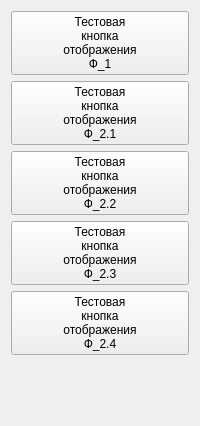
     <widget class="QWidget" name="wgtTest" native="true">
      <layout class="QGridLayout" name="gridLayout_14">
       <item row="6" column="0">
        <spacer name="verticalSpacer_3">
         <property name="orientation">
          <enum>Qt::Vertical</enum>
         </property>
         <property name="sizeHint" stdset="0">
          <size>
           <width>20</width>
           <height>40</height>
          </size>
         </property>
        </spacer>
       </item>
       <item row="1" column="0">
        <widget class="QPushButton" name="pushButton_24">
         <property name="sizePolicy">
          <sizepolicy hsizetype="Preferred" vsizetype="Fixed">
           <horstretch>0</horstretch>
           <verstretch>0</verstretch>
          </sizepolicy>
         </property>
         <property name="text">
          <string>Тестовая
кнопка
отображения
Ф_2.1</string>
         </property>
        </widget>
       </item>
       <item row="5" column="0">
        <spacer name="horizontalSpacer_6">
         <property name="orientation">
          <enum>Qt::Horizontal</enum>
         </property>
         <property name="sizeHint" stdset="0">
          <size>
           <width>40</width>
           <height>20</height>
          </size>
         </property>
        </spacer>
       </item>
       <item row="2" column="0">
        <widget class="QPushButton" name="pushButton_25">
         <property name="sizePolicy">
          <sizepolicy hsizetype="Preferred" vsizetype="Fixed">
           <horstretch>0</horstretch>
           <verstretch>0</verstretch>
          </sizepolicy>
         </property>
         <property name="text">
          <string>Тестовая
кнопка
отображения
Ф_2.2</string>
         </property>
        </widget>
       </item>
       <item row="4" column="0">
        <widget class="QPushButton" name="pushButton_27">
         <property name="sizePolicy">
          <sizepolicy hsizetype="Expanding" vsizetype="Fixed">
           <horstretch>0</horstretch>
           <verstretch>0</verstretch>
          </sizepolicy>
         </property>
         <property name="text">
          <string>Тестовая
кнопка
отображения
Ф_2.4</string>
         </property>
        </widget>
       </item>
       <item row="0" column="0">
        <widget class="QPushButton" name="pushButton_23">
         <property name="sizePolicy">
          <sizepolicy hsizetype="Preferred" vsizetype="Fixed">
           <horstretch>0</horstretch>
           <verstretch>0</verstretch>
          </sizepolicy>
         </property>
         <property name="text">
          <string>Тестовая
кнопка
отображения
Ф_1</string>
         </property>
        </widget>
       </item>
       <item row="3" column="0">
        <widget class="QPushButton" name="pushButton_26">
         <property name="sizePolicy">
          <sizepolicy hsizetype="Preferred" vsizetype="Fixed">
           <horstretch>0</horstretch>
           <verstretch>0</verstretch>
          </sizepolicy>
         </property>
         <property name="text">
          <string>Тестовая
кнопка
отображения
Ф_2.3</string>
         </property>
        </widget>
       </item>
      </layout>
     </widget>
